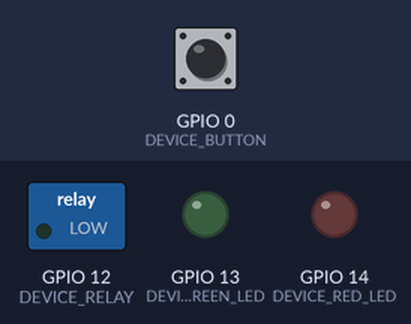
Bench run of a sketch on a simulated ESP8266 (NodeMCU). Parts: switched loads named in the sketch (green lamp = pin HIGH), output pins drawn as LEDs (lit = HIGH). Inputs (shaded band) come from the test bench; at power-on: GPIO 0 (DEVICE_BUTTON) HIGH. WiFi joins after 1.5 s; servers stay silent unless stated; no MQTT or app messages arrive unless stated; what the sketch prints to the serial monitor is not drawn.

Above: at 2.7 s.
2.8 s: GPIO 0 (DEVICE_BUTTON) pulled LOW for 0.15 s
At 4.1 s:
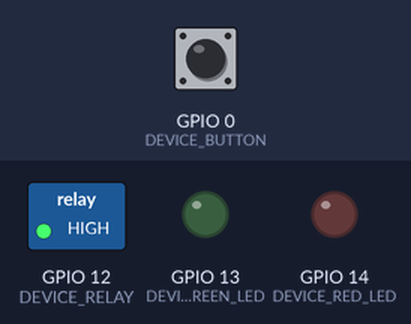
4.4 s: GPIO 0 (DEVICE_BUTTON) pulled LOW for 1 s
At 6.6 s:
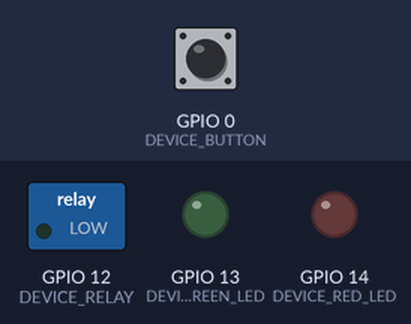
8.4 s: GPIO 0 (DEVICE_BUTTON) pulled LOW for 0.15 s
At 10.1 s:
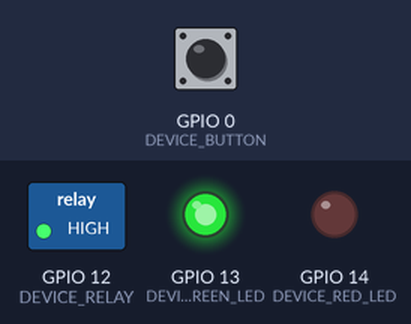
13.0 s: GPIO 0 (DEVICE_BUTTON) pulled LOW for 3.2 s
At 20.3 s:
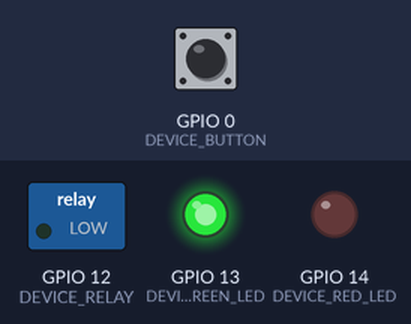
Timing chart, 0 to 21.7 s (numbered marks = the images above; inputs shaded):
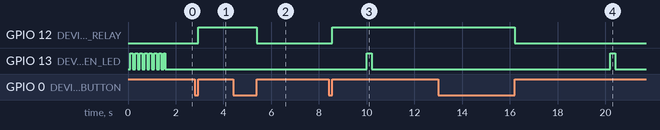

Measured:
- after the input at 2.8 s, GPIO 12 (DEVICE_RELAY): LOW → HIGH after 0.15 s
- after the input at 4.4 s, GPIO 12 (DEVICE_RELAY): HIGH → LOW after 1.0 s
- after the input at 8.4 s, GPIO 12 (DEVICE_RELAY): LOW → HIGH after 0.15 s
- after the input at 13.0 s, GPIO 12 (DEVICE_RELAY): HIGH → LOW after 3.2 s

The sketch:

mqtt_esp8266test4.ino
```cpp
#include <ESP8266WiFi.h>
#include <PubSubClient.h>
#include <Ticker.h>

//-------- Customise these values -----------
const char* ssid = "<yourWifiSSID>";
const char* password = "<WifiPassword>";

#define ORG "<yourWatsonOrg>"
#define DEVICE_TYPE "<yourDeviceType>"
#define DEVICE_ID "<yourDeviceId>"
#define TOKEN "<yourDeviceToken>"
//-------- Customise the above values --------

#define DEVICE_BUTTON 0
#define DEVICE_RELAY 12
#define DEVICE_GREEN_LED 13
#define DEVICE_RED_LED 14

Ticker ledBlinker;

char server[] = ORG ".messaging.internetofthings.ibmcloud.com";
char authMethod[] = "use-token-auth";
char token[] = TOKEN;
char clientId[] = "d:" ORG ":" DEVICE_TYPE ":" DEVICE_ID;

#define CMD_STATE "/gpio/"

// use the '+' wildcard so it subscribes to any command with any message format
const char commandTopic[] = "iot-2/cmd/+/fmt/+";

void gotMsg(char* topic, byte* payload, unsigned int payloadLength);

WiFiClient wifiClient;
PubSubClient client(server, 1883, gotMsg, wifiClient);

int buttonPressDuration;

void setup() {
 Serial.begin(115200); Serial.println();

 pinMode(DEVICE_RELAY, OUTPUT);
 pinMode(DEVICE_GREEN_LED, OUTPUT);
 pinMode(DEVICE_RED_LED, OUTPUT);

 ledBlinker.attach(0.1, ledBlink); // fast blink indicates Wifi connecting
 wifiConnect();
 ledBlinker.attach(0.4, ledBlink); // slower blink indicates MQTT connecting
 mqttConnect();
 ledBlinker.detach();
 digitalWrite(DEVICE_GREEN_LED, LOW); // low is led on to show connected

 pinMode(DEVICE_BUTTON, INPUT);
 attachInterrupt(DEVICE_BUTTON, buttonPress, CHANGE);
}

int lastHeartBeat;

void loop() {
 if (buttonPressDuration > 0) {
   doCommand(digitalRead(DEVICE_RELAY) ? "off" : "on");
   buttonPressDuration = 0;
 }

 if (!client.loop()) {
   mqttConnect();
 }

 if (millis()-lastHeartBeat > 10000) {
   Serial.print("loop: gpio "); Serial.print(DEVICE_RELAY); Serial.print(" current state ");
   Serial.println(digitalRead(DEVICE_RELAY) ? "On" : "Off");
   digitalWrite(DEVICE_GREEN_LED, HIGH); // flicker LED to show its active
   delay(200);
   digitalWrite(DEVICE_GREEN_LED, LOW);
   lastHeartBeat = millis();
 }
}

void gotMsg(char* topic, byte* payload, unsigned int payloadLength) {
 Serial.print("gotMsg: invoked for topic: "); Serial.println(topic);

 if (String(topic).indexOf(CMD_STATE) > 0) {
   String cmd = "";
   for (int i=0; i<payloadLength; i++) {
     cmd += (char)payload[i];
   }
   doCommand(cmd);
 } else {
   Serial.print("gotMsg: unexpected topic: "); Serial.println(topic);
 }
}

void doCommand(String cmd) {
 int currentState = digitalRead(DEVICE_RELAY);
 int newState = (cmd == "on");
 digitalWrite(DEVICE_RELAY, newState);
 Serial.print("Relay switched from ");
 Serial.print(currentState ? "On" : "Off");Serial.print(" to "); Serial.println(newState ? "On" : "Off");
}

unsigned long startPress = 0;

void buttonPress() {
 int currentState = digitalRead(DEVICE_BUTTON);
 if (currentState == 0) { // 0 is pressed, 1 is released
   startPress = millis();
 } else {
   int diff = millis() - startPress;
   if (diff > 100) { // debounce
     buttonPressDuration = diff;
   }
 }
 Serial.print("Button "); Serial.print(currentState ? "released" : "pressed");
 Serial.print(" duration="); Serial.println(buttonPressDuration);
}

void ledBlink() {
  digitalWrite(DEVICE_GREEN_LED, ! digitalRead(DEVICE_GREEN_LED));
}

void wifiConnect() {
 Serial.print("Connecting to "); Serial.print(ssid);
 WiFi.begin(ssid, password);
 while (WiFi.status() != WL_CONNECTED) {
   delay(500);
   Serial.print(".");
 }
 Serial.print("\nWiFi connected, IP address: "); Serial.println(WiFi.localIP());
}

void mqttConnect() {
 if (!!!client.connected()) {
   Serial.print("Reconnecting MQTT client to "); Serial.println(server);
   while (!!!client.connect(clientId, authMethod, token)) {
     Serial.print(".");
     delay(500);
   }
   Serial.println();
 }

 subscribeTo(commandTopic);
}

void subscribeTo(const char* topic) {
 Serial.print("subscribe to "); Serial.print(topic);
 if (client.subscribe(topic)) {
   Serial.println(" OK");
 } else {
   Serial.println(" FAILED");
 }
}
```
